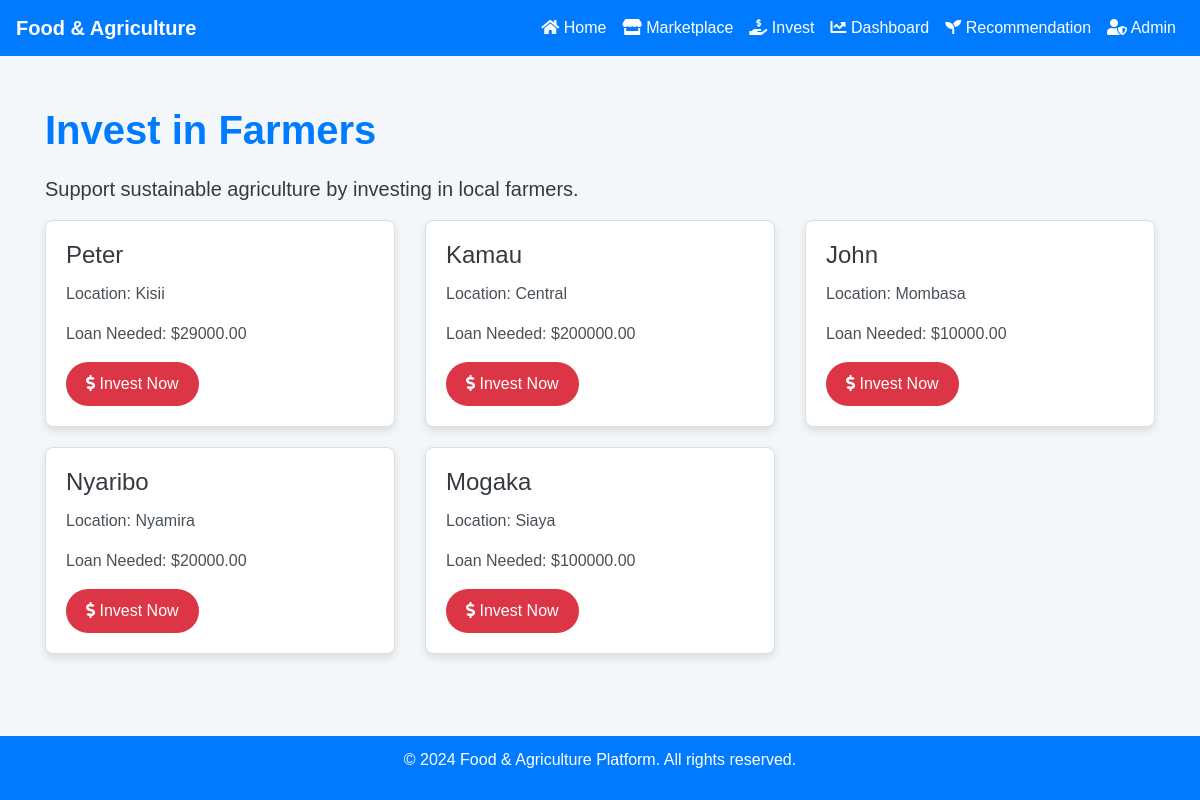
Page /invest/ on the committed database.
### agriculture/models.py (models this page shows, shortened)
class Farmer(models.Model):
    name = models.CharField(max_length=100)
    location = models.CharField(max_length=100)
    crops = models.ManyToManyField(Crop, related_name='farmers')
    loan_amount = models.DecimalField(max_digits=10, decimal_places=2, default=0.0)
    earnings = models.DecimalField(max_digits=10, decimal_places=2, default=0.0)

### agriculture/views.py (the view)
# urls.py: path('invest/', views.invest, name='invest'),
def invest(request):
    farmers = Farmer.objects.all()
    context = {
        'farmers': farmers,
    }
    return render(request, 'agriculture/invest.html', context)

### agriculture/templates/agriculture/invest.html (shortened to what this page needs)
<!DOCTYPE html>
<html lang="en">
<head>
    <link href="https://stackpath.bootstrapcdn.com/bootstrap/4.5.2/css/bootstrap.min.css" rel="stylesheet">
    <link href="https://cdnjs.cloudflare.com/ajax/libs/font-awesome/5.15.3/css/all.min.css" rel="stylesheet">
</head>
<body>
    <nav class="navbar navbar-expand-lg navbar-dark bg-primary">
        <a class="navbar-brand" href="/">Food & Agriculture</a>
        <div class="collapse navbar-collapse" id="navbarNav">
            <ul class="navbar-nav ml-auto">
                <li class="nav-item">
                    <a class="nav-link" href="/"><i class="fas fa-home"></i> Home</a>
                </li>
                <li class="nav-item">
                    <a class="nav-link" href="/marketplace/"><i class="fas fa-store"></i> Marketplace</a>
                </li>
                <li class="nav-item">
                    <a class="nav-link" href="/invest/"><i class="fas fa-hand-holding-usd"></i> Invest</a>
                </li>
                <li class="nav-item">
                    <a class="nav-link" href="/dashboard/"><i class="fas fa-chart-line"></i> Dashboard</a>
                </li>
                <li class="nav-item">
                    <a class="nav-link" href="/recommendation/"><i class="fas fa-seedling"></i> Recommendation</a>
                </li>
                <li class="nav-item">
                    <a class="nav-link" href="/admin/"><i class="fas fa-user-shield"></i> Admin</a>
                </li>
            </ul>
        </div>
    </nav>
    <div class="container">
        <h1>Invest in Farmers</h1>
        <p class="lead">Support sustainable agriculture by investing in local farmers.</p>
        <div class="row">
            {% for farmer in farmers %}
            <div class="col-md-4">
                <div class="card">
                    <div class="card-body">
                        <h5 class="card-title">{{ farmer.name }}</h5>
                        <p class="card-text">Location: {{ farmer.location }}</p>
                        <p class="card-text">Loan Needed: ${{ farmer.loan_amount }}</p>
                        <a href="#" class="btn btn-danger" onclick="showSuccessMessage('{{ farmer.name }}')"><i class="fas fa-dollar-sign"></i> Invest Now</a>
                    </div>
                </div>
            </div>
            {% endfor %}
        </div>
    </div>
    <footer>
        <p>&copy; 2024 Food & Agriculture Platform. All rights reserved.</p>
    </footer>
</body>
</html>

### agriculture/templates/agriculture/invest.html (style rules this page uses)
body { background-color: #f4f7f9; color: #343a40; font-family: 'Arial', sans-serif; }
.navbar { background-color: #007bff; }
.navbar-brand { font-weight: bold; }
.navbar-dark .navbar-nav .nav-link { color: #fff; }
.container { margin-top: 50px; padding-bottom: 30px; }
h1 { color: #007bff; font-size: 40px; font-weight: 600; margin-bottom: 20px; }
.card { border: 1px solid #ddd; border-radius: 8px; box-shadow: 0 4px 8px rgba(0, 0, 0, 0.1); margin-bottom: 20px; }
.card-body { padding: 20px; }
.card-title { font-size: 24px; font-weight: 500; }
.card-text { font-size: 16px; color: #495057; }
.btn-danger { border-radius: 50px; padding: 10px 20px; background-color: #dc3545; border: none; }
footer { background-color: #007bff; color: #fff; padding: 12px; text-align: center; position: fixed; width: 100%; bottom: 0; }

### rows in the picture
Farmer: name "Peter", location "Kisii", loan_amount "29000.00"
Farmer: name "Kamau", location "Central", loan_amount "200000.00"
Farmer: name "John", location "Mombasa", loan_amount "10000.00"
Farmer: name "Nyaribo", location "Nyamira", loan_amount "20000.00"
Farmer: name "Mogaka", location "Siaya", loan_amount "100000.00"
